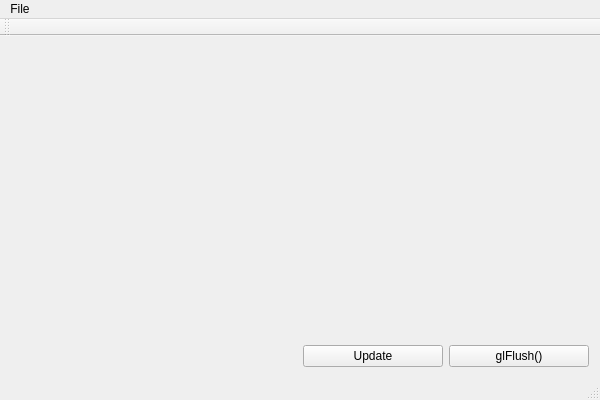
<?xml version="1.0" encoding="UTF-8"?>
<ui version="4.0">
 <class>QGLFlushWindow</class>
 <widget class="QMainWindow" name="QGLFlushWindow">
  <property name="geometry">
   <rect>
    <x>0</x>
    <y>0</y>
    <width>600</width>
    <height>400</height>
   </rect>
  </property>
  <property name="windowTitle">
   <string>QGLFlushWindow</string>
  </property>
  <widget class="QWidget" name="centralWidget">
   <layout class="QHBoxLayout" name="horizontalLayout_2">
    <item>
     <widget class="QGLFlushVisualizer" name="widget" native="true"/>
    </item>
    <item>
     <layout class="QVBoxLayout" name="verticalLayout">
      <item>
       <widget class="QsciScintilla" name="codeEditor">
        <property name="toolTip">
         <string/>
        </property>
        <property name="whatsThis">
         <string/>
        </property>
       </widget>
      </item>
      <item>
       <layout class="QHBoxLayout" name="horizontalLayout">
        <item>
         <widget class="QPushButton" name="updateButton">
          <property name="text">
           <string>Update</string>
          </property>
         </widget>
        </item>
        <item>
         <widget class="QPushButton" name="glFlushButton">
          <property name="text">
           <string>glFlush()</string>
          </property>
         </widget>
        </item>
       </layout>
      </item>
     </layout>
    </item>
   </layout>
  </widget>
  <widget class="QMenuBar" name="menuBar">
   <property name="geometry">
    <rect>
     <x>0</x>
     <y>0</y>
     <width>600</width>
     <height>26</height>
    </rect>
   </property>
   <widget class="QMenu" name="menuFile">
    <property name="title">
     <string>File</string>
    </property>
    <addaction name="actionQuit"/>
   </widget>
   <addaction name="menuFile"/>
  </widget>
  <widget class="QToolBar" name="mainToolBar">
   <attribute name="toolBarArea">
    <enum>TopToolBarArea</enum>
   </attribute>
   <attribute name="toolBarBreak">
    <bool>false</bool>
   </attribute>
  </widget>
  <widget class="QStatusBar" name="statusBar"/>
  <action name="actionQuit">
   <property name="text">
    <string>&amp;Quit</string>
   </property>
  </action>
 </widget>
 <layoutdefault spacing="6" margin="11"/>
 <customwidgets>
  <customwidget>
   <class>QsciScintilla</class>
   <extends>QFrame</extends>
   <header>Qsci/qsciscintilla.h</header>
  </customwidget>
  <customwidget>
   <class>QGLFlushVisualizer</class>
   <extends>QWidget</extends>
   <header>qglflushvisualizer.h</header>
   <container>1</container>
  </customwidget>
 </customwidgets>
 <resources/>
 <connections/>
</ui>
